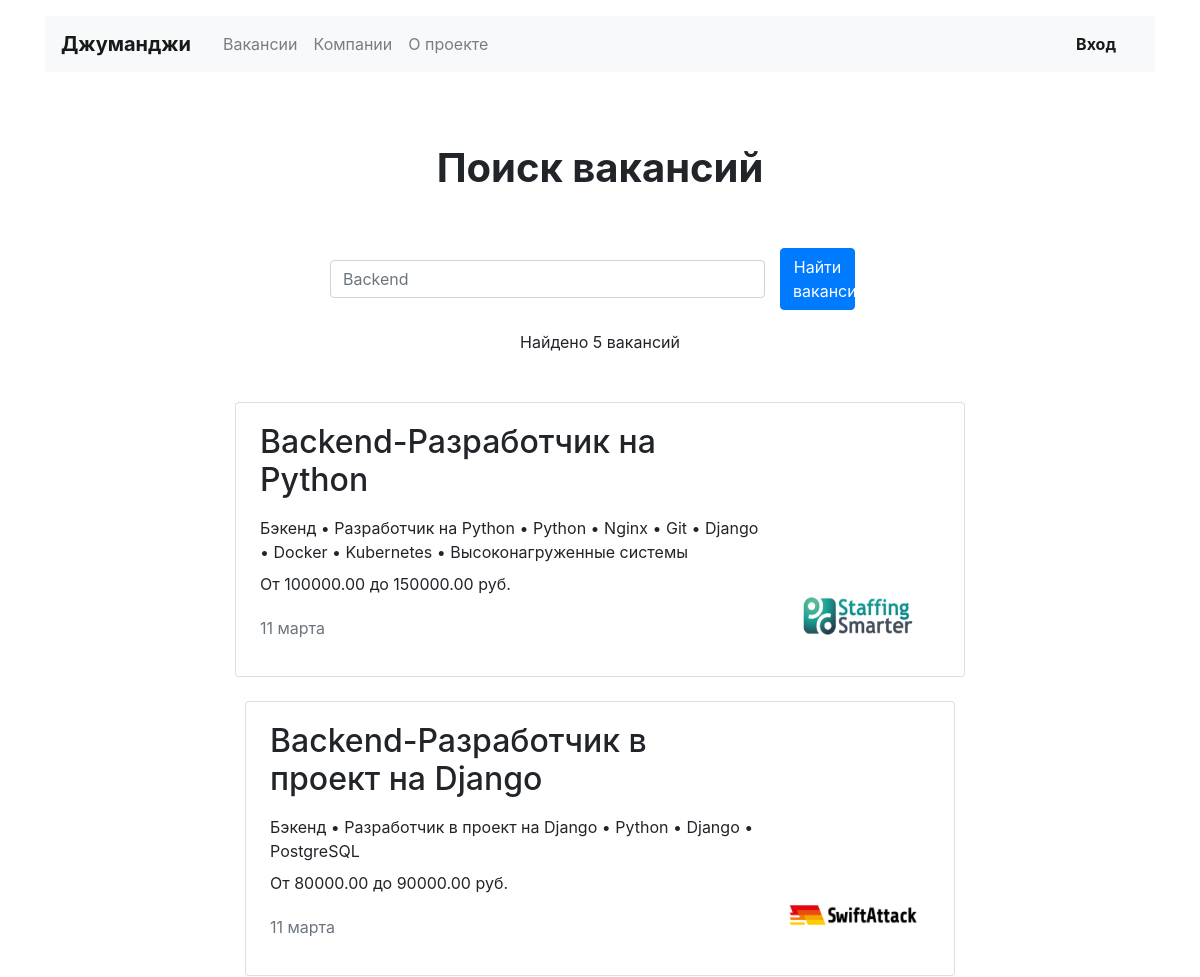
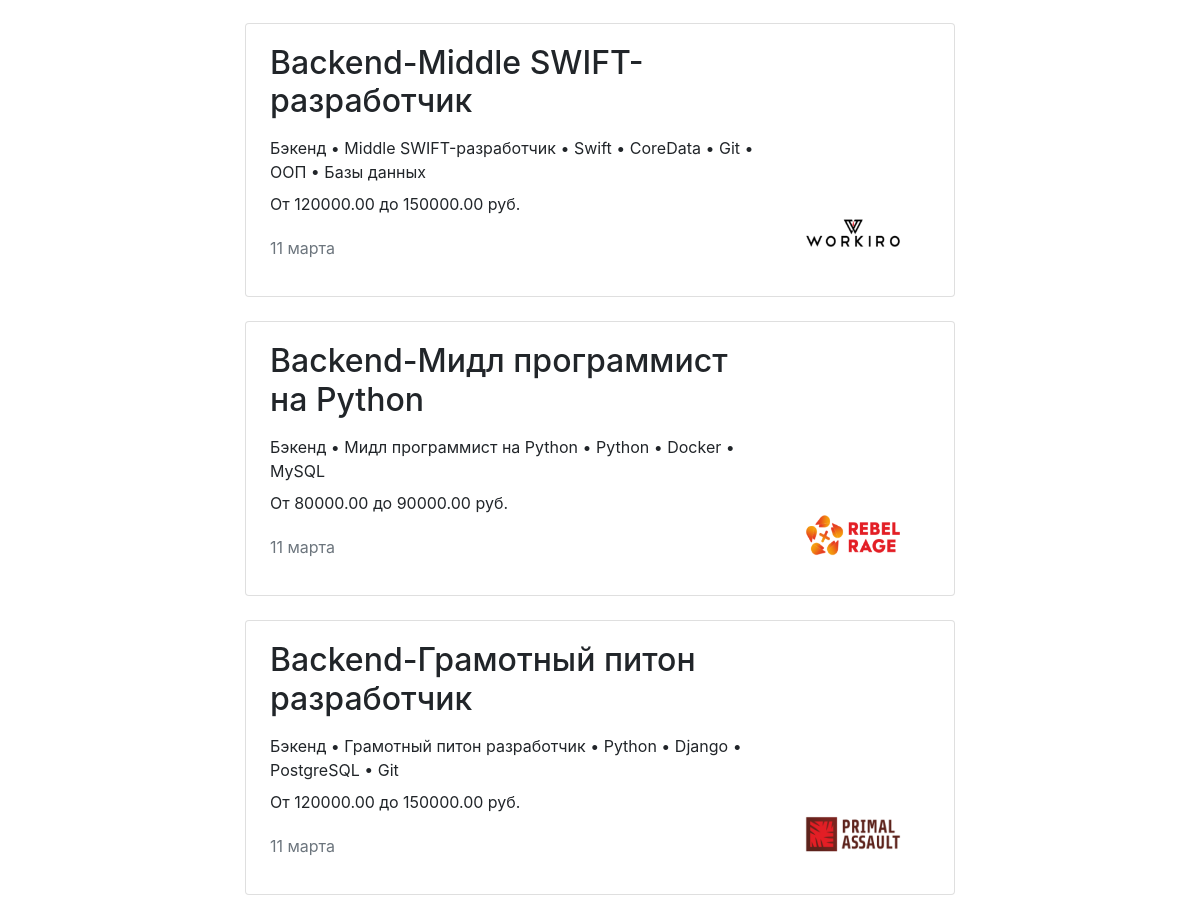
Page /vacancies/ on the earlier database version (2 pictures, top to bottom).
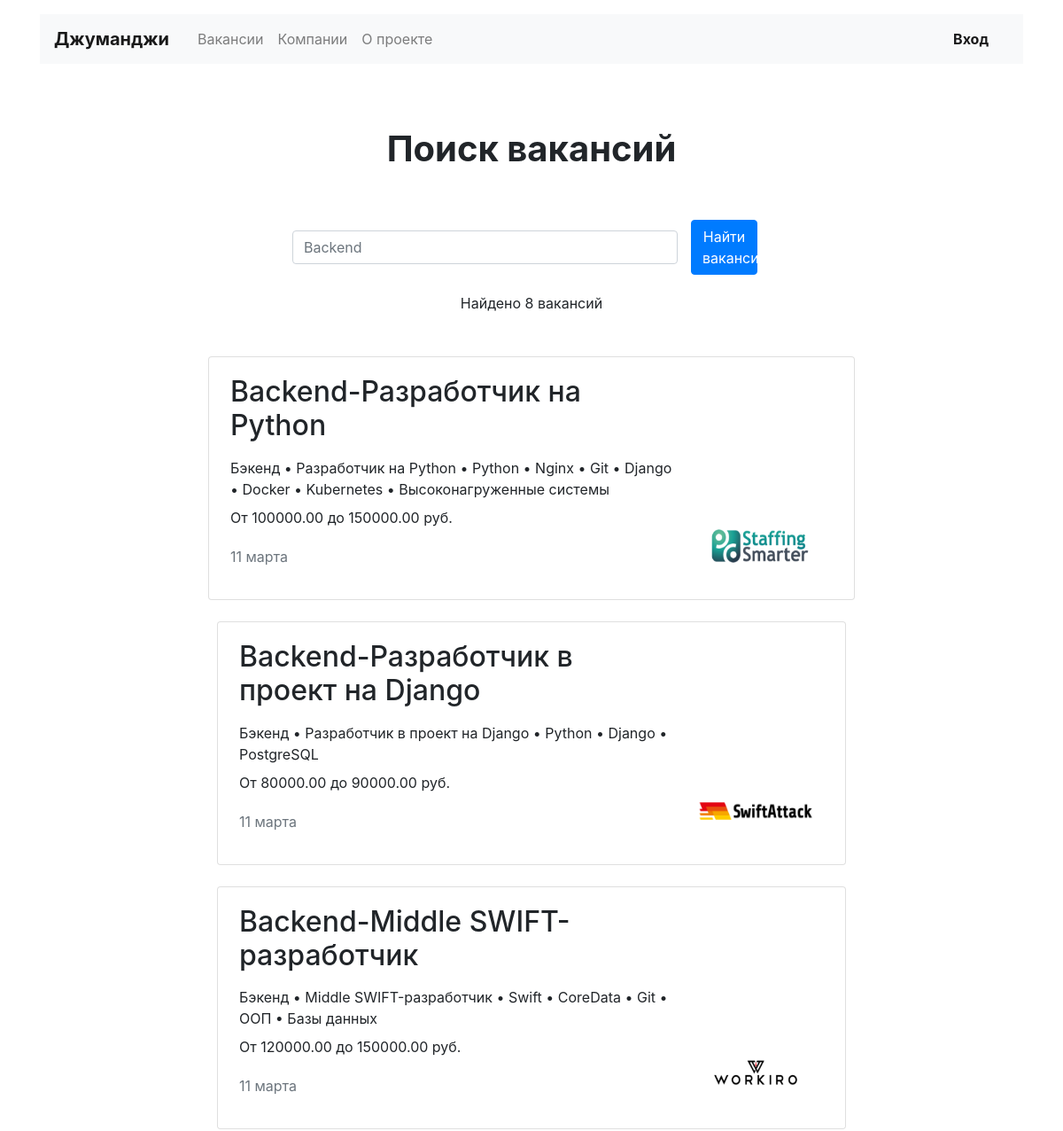
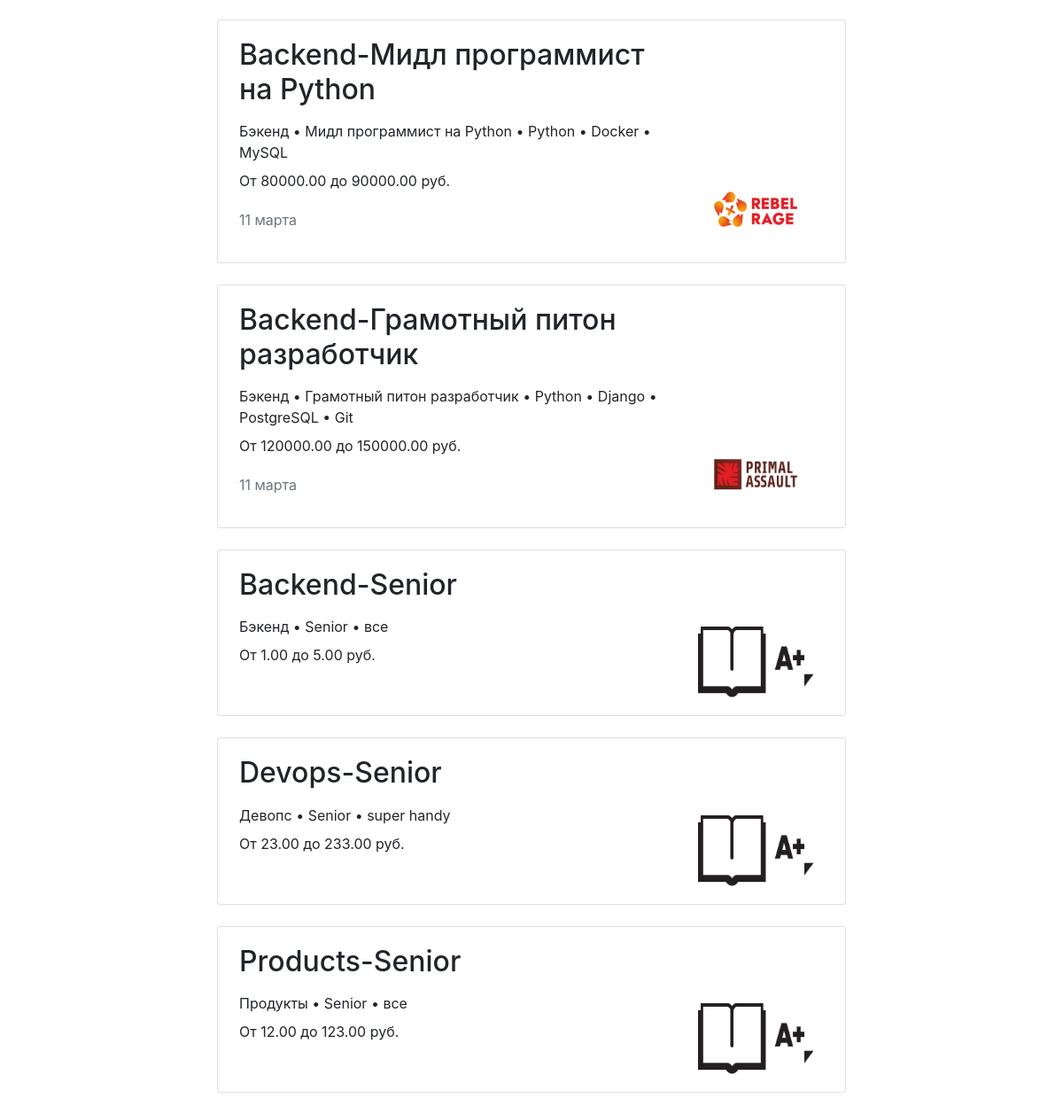
Same page on the later database version (2 pictures, top to bottom).
### vacancies/models.py (models this page shows, shortened)
class Vacancy(models.Model):
    title = models.CharField(max_length=15)
    specialty = models.ForeignKey(Specialty, related_name="vacancies", on_delete=models.CASCADE)
    company = models.ForeignKey(Company, related_name="vacancies", on_delete=models.CASCADE)
    skills = models.CharField(max_length=225)
    description = models.TextField()
    salary_min = models.DecimalField(max_digits=20, decimal_places=2)
    salary_max = models.DecimalField(max_digits=20, decimal_places=2)
    published_at = models.DateField(null=True)
    class Meta:
        verbose_name_plural = 'Vacancies'

class Specialty(models.Model):
    code = models.CharField(max_length=30)
    title = models.CharField(max_length=30)
    picture = models.ImageField(upload_to='images/pics/')
    pass
    class Meta:
        verbose_name_plural = 'Specialties'

class Company(models.Model):
    name = models.CharField(max_length=50)
    location = models.CharField(max_length=30)
    logo = models.ImageField(upload_to='images/logo/')
    description = models.TextField()
    employee_count = models.IntegerField()
    owner = models.OneToOneField(User, null=True, on_delete=models.PROTECT, related_name='company')
    class Meta:
        verbose_name_plural = 'Companies'

### vacancies/views.py (the view)
# urls.py: path('vacancies/', VacancyView.as_view(), name='vacancies'),
class VacancyView(TemplateView):
    model = Vacancy
    model = Company
    template_name = 'vacancies_.html'
    def get_context_data(self, **kwargs):
        context = super(VacancyView, self).get_context_data()
        context['companies'] = Company.objects.all()
        context['vacancies'] = Vacancy.objects.all()
        return context

### vacancies/templates/vacancies_.html
{% extends 'base.html' %}
{% block content %}
    <main class="container mt-3">
        <section>
            <h1 class="h1 text-center mx-auto mt-4 py-5"><strong>Поиск вакансий</strong></h1>
            <div class="row">
                <div class="col-12 col-md-8 col-lg-6 offset-lg-3 offset-md-2">
                    <form class="form-inline mb-3" enctype="multipart/form-data">
                        <div class="form-group col-8 col-md-10 pl-0">
                            <input class="form-control w-100" type="search" placeholder="Backend" aria-label="Backend">
                        </div>
                        <div class="form-group col-4 col-md-2 pl-0">
                            <button class="btn btn-primary w-100" type="submit">Найти вакансии</button>
                        </div>
                    </form>
                    </div>
                </div>
        </section>
        <section>
            <p class="text-center pt-1">Найдено {{ vacancies.count }} вакансий</p>
            <div class="row mt-5">{% for vacancy in vacancies %}
                <div class="col-12 col-lg-8 offset-lg-2 m-auto">
                    <div class="card mb-4">
                        <div class="card-body px-4">
                            <div class="row">
                                <div class="col-12 col-md-8 col-lg-9">
                                    <h2 class="h2 pb-2">{{ vacancy.specialty.code|capfirst }}-{{ vacancy.title }}</h2>
                                    <p class="mb-2">{{ vacancy.specialty.title }} • {{ vacancy.title|capfirst }} •
                                        {{ vacancy.skills|join:"" }}</p>
                                    <p>От {{ vacancy.salary_min }} до {{ vacancy.salary_max }} руб.</p>
                                    <p class="text-muted pt-1">{{ vacancy.published_at|date:'d E' }}</p>
                                </div>
                                <div class="col-12 col-md-4 col-lg-3 d-flex align-items-end">
                                    <a href="{{ vacancy.id }}"><img src="{{ MEDIA_URL }}{{ vacancy.company.logo.url }}" width="130" height="80"
                                                     alt=""></a>
                                </div>
                            </div>
                        </div>
                    </div>
                </div>
            </div>{% endfor %}
        </section>
    </main>
{% endblock %}

### vacancies/templates/base.html (shortened to what this page needs)
<!DOCTYPE html>
<html lang="ru">
<head>
    <link rel="stylesheet" href="https://stackpath.bootstrapcdn.com/bootstrap/4.3.1/css/bootstrap.min.css"
>
</head>
<body>{% block header %}
<header class="container mt-3">
    <nav class="navbar navbar-expand-lg navbar-light bg-light">
        <a class="navbar-brand mr-4 font-weight-bold" href="{% url 'main' %}">Джуманджи</a>
        <div class="collapse navbar-collapse justify-content-between" id="navbarNav">
            <ul class="navbar-nav col-10">
                <li class="nav-item{% if request.path == vacancies_url %}active{% endif %}">
                    <a class="nav-link" href="{% url 'vacancies' %}">Вакансии</a>
                </li>
             <li class="nav-item">
                 <a class="nav-link" href="/">Компании</a>
             </li>
                 <li class="nav-item">
                 <a class="nav-link" href="/">О проекте</a>
             </li>
            </ul>
            <ul class="navbar-nav col-2 justify-content-end">
                <li class="nav-item active">
                    {% if user.is_authenticated %}
                    <div class="btn-group">
                    <button type="button" class="btn dropdown-toggle font-weight-bold" data-toggle="dropdown" aria-haspopup="true" aria-expanded="false">
                    {{ user.username }}
                    </button>
                        <div class="dropdown-menu dropdown-menu-right mt-3">
                <a href="#" class="dropdown-item py-2">Профиль</a>
                <a href="#" class="dropdown-item py-2">Резюме</a>
                <a href="{% url 'mycompany' %}" class="dropdown-item py-2">Компания</a>
                <a href="{% url 'logout' %}" class="dropdown-item py-2">Выйти</a>
                         </div>
                    </div>
                    {% else %}
                    <a href="{% url 'login' %}" class="nav-link font-weight-bold">Вход</a>
                    {% endif %}
                </li>
            </ul>
        </div>
    </nav>
</header>
{% endblock header %}
{% block content %} {% endblock content%}
</body>
</html>

Differences in the rows shown:
added Vacancy: specialty.code "Backend", title "Senior", specialty "Бэкенд", skills "все", salary_min "1.00", salary_max "5.00", company.logo (picture)
added Vacancy: specialty.code "Devops", title "Senior", specialty "Девопс", skills "super handy", salary_min "23.00", salary_max "233.00", company.logo (picture)
added Vacancy: specialty.code "Products", title "Senior", specialty "Продукты", skills "все", salary_min "12.00", salary_max "123.00", company.logo (picture)
Other differences:
{{ vacancies.count }}: "5" → "8"
